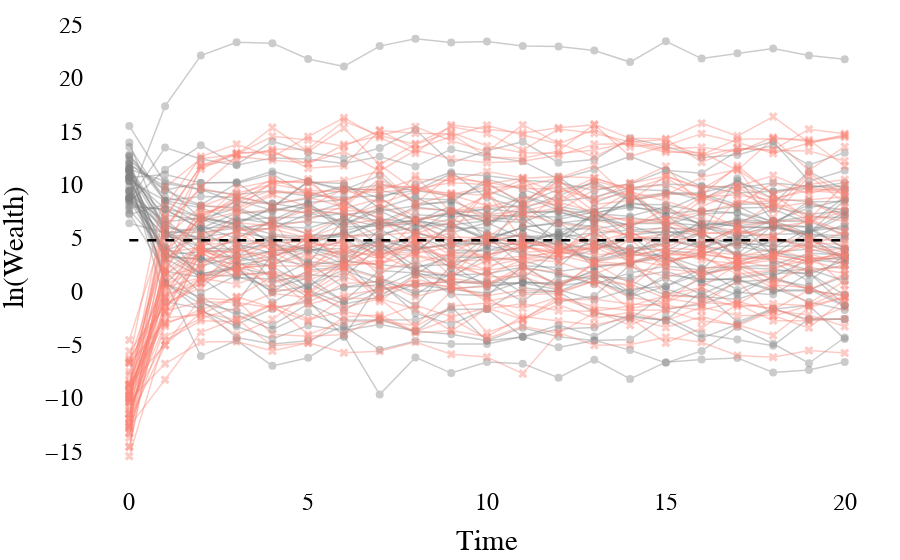

This figure's notebook cell:
### Code cell
color_start ='gray' #'#636EFA'
color_end ='salmon' #'#EF553B'
top_setting = dict(color = color_start, symbol = 'circle', size = 8)
bottom_setting = dict(color = color_end, symbol = 'x', size = 8)

fig = go.Figure()

# Add traces for 'high' group to color them differently
for i in df_scenario_1[df_scenario_1['Group'] == 'high']['Surname'].unique():
    df_nid = df_scenario_1[df_scenario_1['Surname'] == i]
    fig.add_trace(go.Scatter(x=df_nid['Time'], 
                             y=df_nid['log_Wealth']+df_nid['log_random'], 
                             mode='markers+lines', 
                             name=f'Surname {i}', 
                             opacity=0.4, 
                             line=dict(color= color_start, width=1.5),
                             marker = top_setting)) 


# Add traces for 'low' group 
for i in df_scenario_1[df_scenario_1['Group'] == 'low']['Surname'].unique():
    df_nid = df_scenario_1[df_scenario_1['Surname'] == i]
    fig.add_trace(go.Scatter(x=df_nid['Time'], 
                             y=df_nid['log_Wealth']+df_nid['log_random'], 
                             mode='markers+lines', 
                             name=f'Surname {i}', 
                             opacity=0.4, 
                             line=dict(color= color_end, width=1.5),
                             marker=bottom_setting)) 
                            


fig.add_trace(go.Scatter(x=population_data_1['Time'], y=population_data_1['mu'],
                         mode='lines', name='mu', line=dict(color='black', dash='dash', width=2.5)))

fig.update_layout(
    # title=f'ln(Wealth) over time: surname-specific functions in grey and population-wise convergence value {round(mu_population_1,2)} in red',
                  xaxis_title='Time',
                  yaxis_title='ln(Wealth)',
                  legend_title='Surnames',
                  font_family="Times New Roman",
                  title_font_family="Times New Roman",
                  font_size=24,
                  font_color='black',
                  # paper_bgcolor='rgba(0,0,0,0)',
                  plot_bgcolor = 'rgba(0,0,0,0)', 
                  showlegend=False,
                  margin=dict(l=10, r=10, t=10, b=10)
                 )

fig.show()
